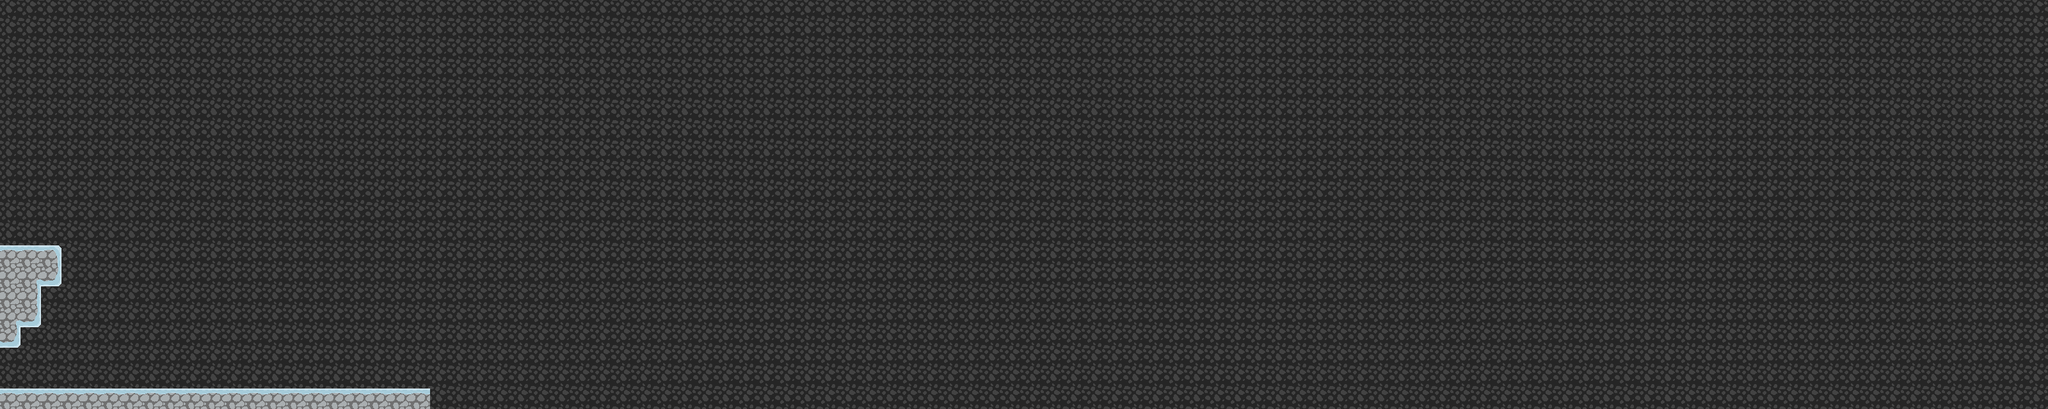

The image is a tile-based game level rendered from a .tmx file. Its description and source (layers, tilesets, objects; grid data summarised) follow:
An orthogonal 100x20 tile map with 32x32 px tiles, 2 tile layers (tilemap, foreground) and 1 object (TravelPoint).

<map version="1.0" orientation="orthogonal" width="100" height="20" tilewidth="32" tileheight="32">
 <tileset firstgid="1" name="tilemap" tilewidth="32" tileheight="32">
  <image source="gfx/tilemap.png" width="192" height="320" />
 </tileset>
 <layer name="tilemap" width="100" height="20">
  <data>[2000 cells, 2000 non-empty, 1 distinct tile ids]</data>
 </layer>
 <layer name="foreground" width="100" height="20">
  <data>[2000 cells, 32 non-empty, 6 distinct tile ids]</data>
 </layer>
 <objectgroup name="objects" width="100" height="20">
  <object name="mapTwoDoorOne" type="TravelPoint" x="0" y="544" width="32" height="64">
   <properties>
    <property name="map" value="mapOne" />
    <property name="target" value="mapOneDoorOne" />
   </properties>
  </object>
 </objectgroup>
</map>
